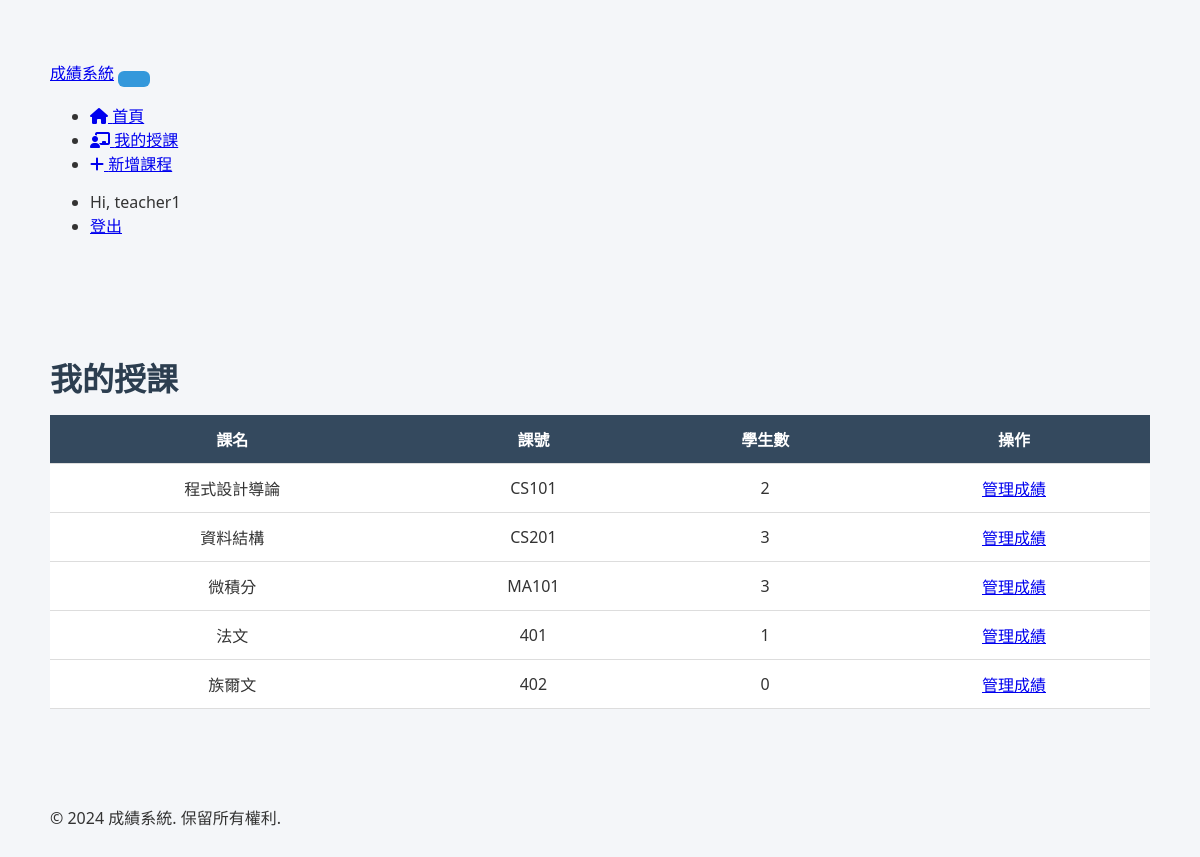
The page /courses/teacher/ (signed in) on the database as committed earlier.
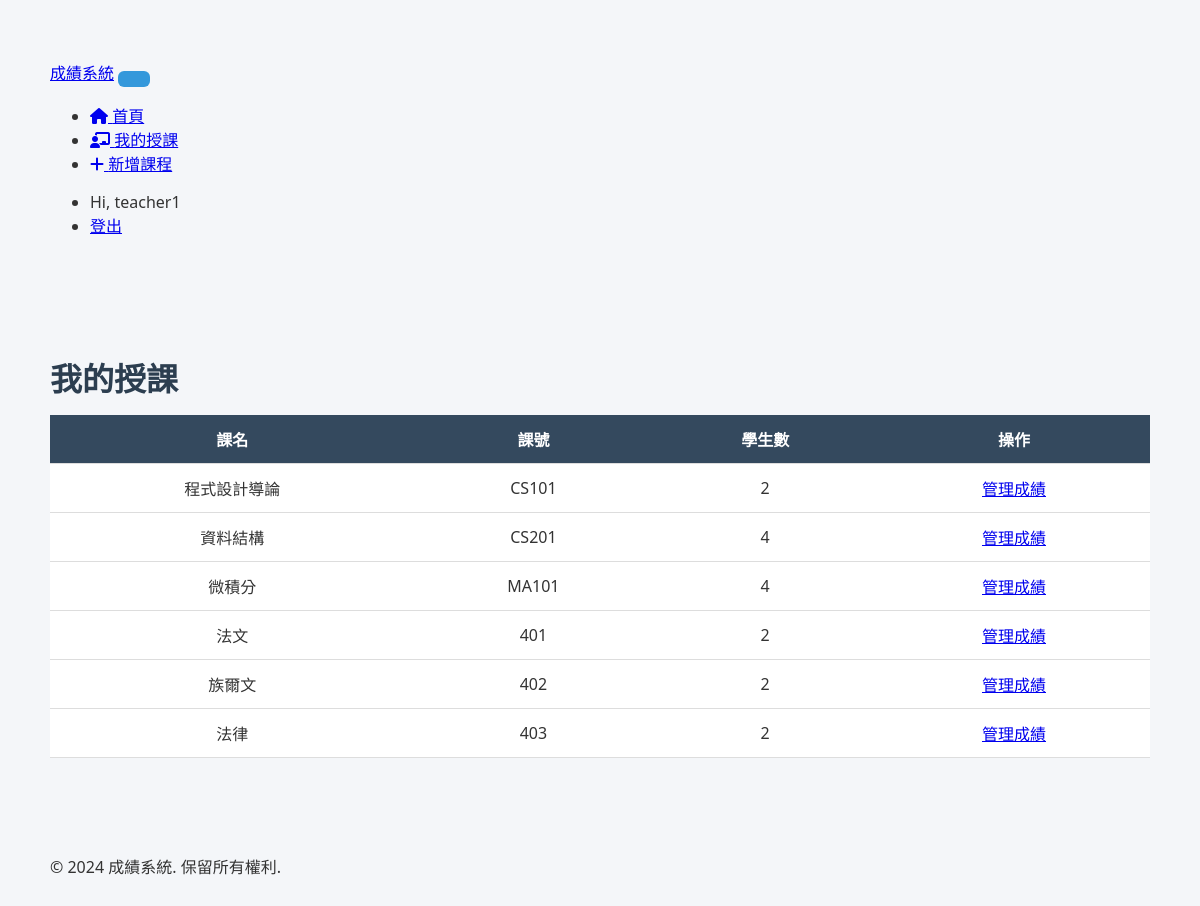
The same page on the database as committed later.
### grade_system/courses/models.py (models this page shows, shortened)
class Course(models.Model):
    course_id = models.CharField(max_length=20, verbose_name='課號', unique=True)
    course_name = models.CharField(max_length=100, verbose_name='課名')
    teacher = models.ForeignKey(User, on_delete=models.CASCADE,
                               limit_choices_to={'profile__role': 'teacher'},
                               related_name='teaching_courses',
                               verbose_name='任課老師')
    credit = models.PositiveIntegerField(verbose_name='學分數', default=3)
    description = models.TextField(blank=True, verbose_name='課程描述')
    created_at = models.DateTimeField(auto_now_add=True, verbose_name='建立時間')
    updated_at = models.DateTimeField(auto_now=True, verbose_name='更新時間')
    class Meta:
        verbose_name = '課程'
        verbose_name_plural = '課程'
        ordering = ['course_id']

### grade_system/courses/views.py (the view)
# urls.py: path('teacher/', views.teacher_courses, name='teacher_courses'),
@teacher_required
def teacher_courses(request):
    courses = Course.objects.filter(teacher=request.user).annotate(
        student_count=Count('enrollments')
    )
    context = {
        'courses': courses,
    }
    return render(request, 'courses/teacher_courses.html', context)

### grade_system/courses/context_processors.py (called while the page is built)
def user_role(request):
    try:
        if request.user.is_authenticated:
            return {'user_role': getattr(request.user.profile, 'role', None)}
    except Exception:
        pass
    return {'user_role': None}

### grade_system/templates/courses/teacher_courses.html (shortened to what this page needs)
{% extends 'base.html' %}
{% block content %}
<h1>我的授課</h1>
{% if courses %}
<table>
    <thead>
        <tr>
            <th>課名</th>
            <th>課號</th>
            <th>學生數</th>
            <th>操作</th>
        </tr>
    </thead>
    <tbody>
        {% for c in courses %}
        <tr>
            <td>{{ c.course_name }}</td>
            <td>{{ c.course_id }}</td>
            <td>{{ c.student_count }}</td>
            <td><a href="{% url 'grade_management' c.course_id %}">管理成績</a></td>
        </tr>
        {% endfor %}
    </tbody>
</table>
{% else %}
<p>目前沒有授課課程。</p>
{% endif %}
{% endblock %}

### grade_system/templates/base.html (shortened to what this page needs)
{% load static %}
<!doctype html>
<html lang="zh-Hant">
  <head>
    <link rel="stylesheet" href="{% static 'css/style.css' %}">
    <link rel="stylesheet" href="https://cdnjs.cloudflare.com/ajax/libs/font-awesome/6.4.0/css/all.min.css">
  </head>
<body>
    <nav class="navbar">
      <div class="container">
        <a class="navbar-brand" href="{% url 'home' %}">成績系統</a>
        <button class="navbar-toggler" type="button" data-bs-toggle="collapse" data-bs-target="#navbarNav" aria-controls="navbarNav" aria-expanded="false" aria-label="Toggle navigation">
        </button>
        <div class="collapse navbar-collapse" id="navbarNav">
          <ul class="navbar-nav me-auto">
            <li class="nav-item"><a class="nav-link" href="{% url 'home' %}"><i class="fas fa-home"></i> 首頁</a></li>
            {% if user.is_authenticated %}
              {% if user_role == 'student' %}
                <li class="nav-item"><a class="nav-link" href="{% url 'course_list' %}"><i class="fas fa-book"></i> 我的課程</a></li>
                <li class="nav-item"><a class="nav-link" href="{% url 'manage_enrollment' %}"><i class="fas fa-plus-circle"></i> 加選/退選</a></li>
              {% elif user_role == 'teacher' %}
                <li class="nav-item"><a class="nav-link" href="{% url 'teacher_courses' %}"><i class="fas fa-chalkboard-teacher"></i> 我的授課</a></li>
                <li class="nav-item"><a class="nav-link" href="{% url 'add_course' %}"><i class="fas fa-plus"></i> 新增課程</a></li>
              {% elif user_role == 'admin' %}
                <li class="nav-item"><a class="nav-link" href="/admin/"><i class="fas fa-cog"></i> 管理後台</a></li>
              {% endif %}
            {% endif %}
          </ul>
          <ul class="navbar-nav">
            {% if user.is_authenticated %}
              <li class="nav-item"><span class="nav-link">Hi, {{ user.username }}</span></li>
              <li class="nav-item"><a class="nav-link" href="{% url 'logout' %}">登出</a></li>
            {% else %}
              <li class="nav-item"><a class="nav-link" href="{% url 'login' %}"><i class="fas fa-sign-in-alt"></i> 登入</a></li>
              <li class="nav-item"><a class="nav-link" href="{% url 'register' %}"><i class="fas fa-user-plus"></i> 註冊</a></li>
            {% endif %}
          </ul>
        </div>
      </div>
    </nav>
    <div class="container">
      {% block content %}{% endblock %}
    </div>
    <footer class="footer">
        <div class="container">
            <p>&copy; 2024 成績系統. 保留所有權利.</p>
        </div>
    </footer>
</body>
</html>

### static/css/style.css (style rules this page uses)
body { font-family: "Segoe UI", "Noto Sans TC", sans-serif; background-color: #f4f6f9; margin: 0; padding: 0; color: #333; }
.container { max-width: 1100px; margin: 40px auto; padding: 20px; }
h1, h2, h3 { color: #2c3e50; margin-bottom: 15px; }
table { width: 100%; border-collapse: collapse; background-color: #fff; }
table thead { background-color: #34495e; color: #fff; }
table th, table td { padding: 12px 15px; text-align: center; border-bottom: 1px solid #ddd; }
button, input[type="submit"] { background-color: #3498db; border: none; color: #fff; padding: 8px 16px; border-radius: 6px; cursor: pointer; font-size: 14px; transition: background-color 0.2s ease; }

Rows that differ between the two databases and show on the page:
computed for Course "資料結構": student_count "3" → "4"
computed for Course "微積分": student_count "3" → "4"
computed for Course "法文": student_count "1" → "2"
computed for Course "族爾文": student_count "0" → "2"
added Course: course_name "法律", course_id "403", student_count "2"
